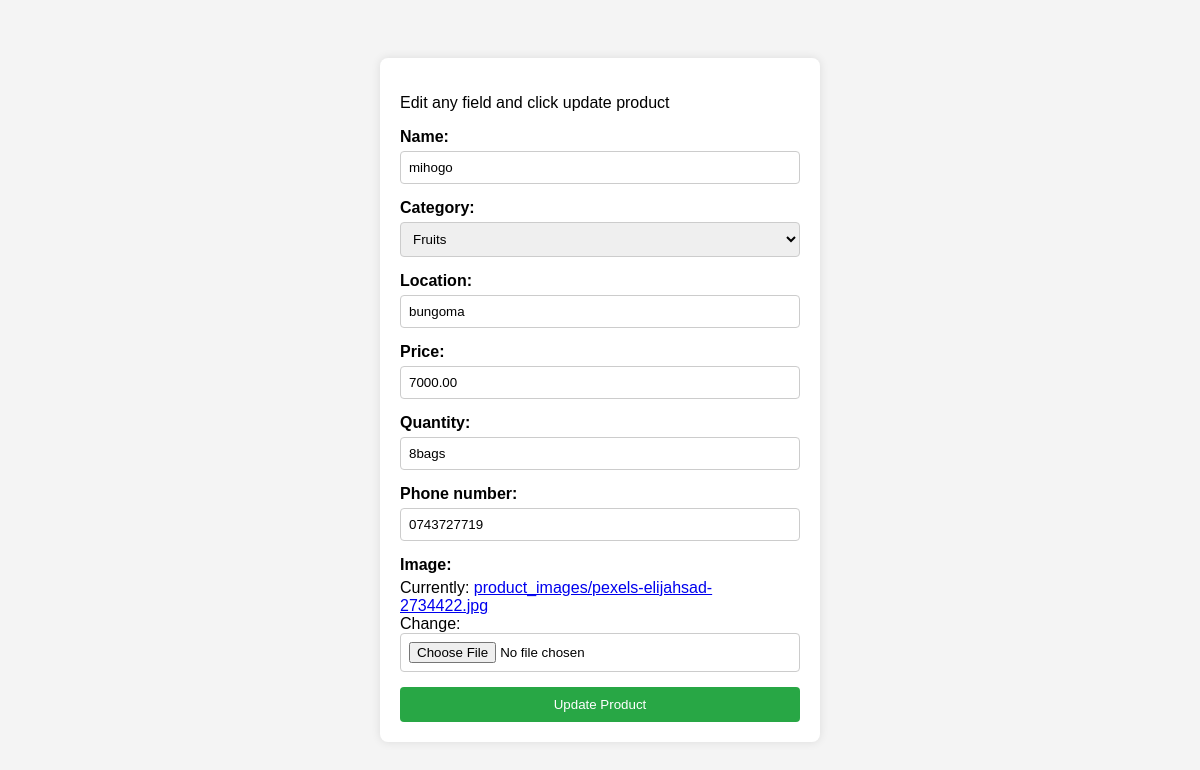
Page /app1/update/4 (signed in) on the earlier database version.
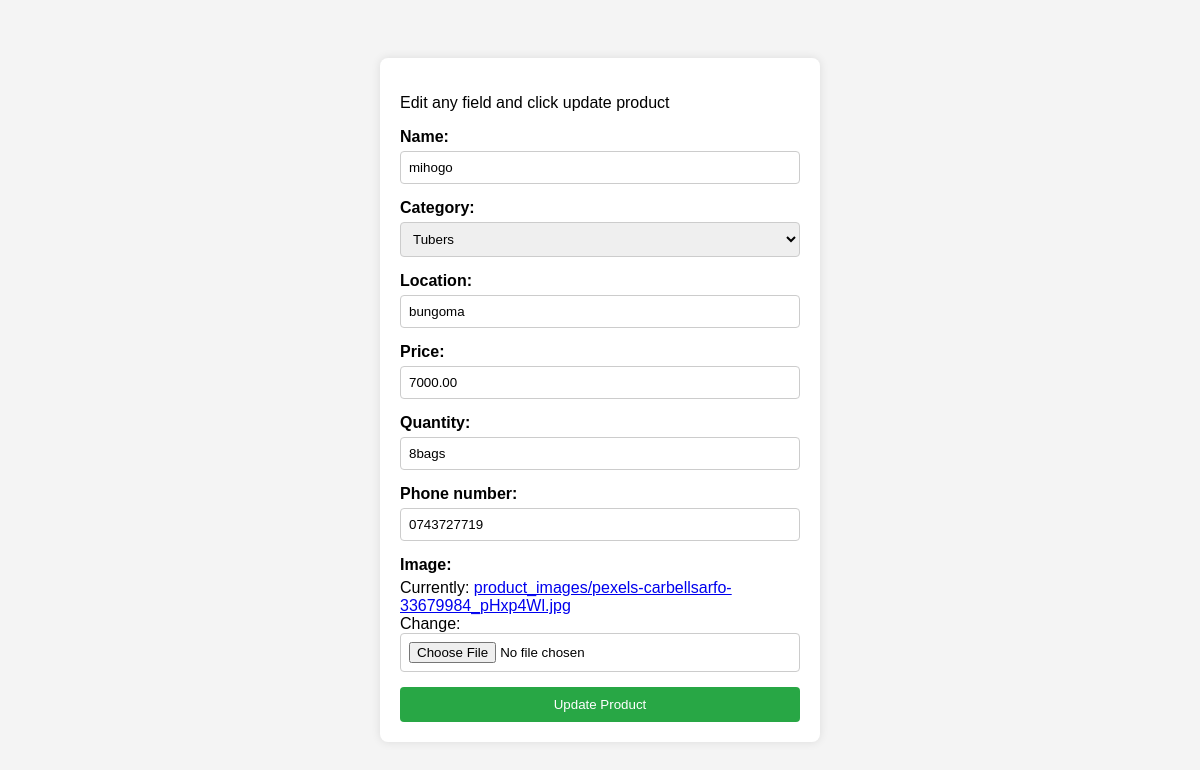
Same page on the later database version.
### app1/models.py (models this page shows, shortened)
class Product(models.Model):
    CATEGORY_CHOICES = [
        ('grains', 'Grains'),
        ('vegetables', 'Vegetables'),
        ('fruits', 'Fruits'),
        ('livestock', 'Livestock'),
        ('tubers', 'Tubers'),
    ]
    seller = models.ForeignKey(User, on_delete=models.CASCADE)
    name = models.CharField(max_length=100)
    category = models.CharField(max_length=50, choices=CATEGORY_CHOICES)
    location = models.CharField(max_length=100)
    price = models.DecimalField(max_digits=10, decimal_places=2)
    quantity = models.CharField(max_length=50) # e.g., "50 bags"
    phone_number = models.CharField(max_length=15)
    image = models.ImageField(upload_to='product_images/') # Requires Pillow installed

### app1/views.py (the view)
# urls.py: path('update/<str:pk>',views.update,name='update'),
@login_required
def update(request, pk):
    product = get_object_or_404(Product, id=pk)
    if product.seller != request.user:
        return redirect('home')
    if request.method == 'POST':
        form = ProductForm(request.POST, request.FILES, instance=product)
        if form.is_valid():
            form.save()
            return redirect('home')
    else:
        form = ProductForm(instance=product)
    return render(request, 'app1/update.html', {'form': form})

### app1/forms.py
class ProductForm(forms.ModelForm):
    class Meta:
        model = Product
        fields = ['name', 'category', 'location', 'price', 'quantity', 'phone_number', 'image']

### app1/context_processors.py (called while the page is built)
def saved_items_processor(request):
    if request.user.is_authenticated:
        saved_items = SavedItem.objects.filter(user=request.user).select_related('product')
        return {'saved_items': saved_items}
    return {'saved_items': []}

### app1/templates/app1/update.html (shortened to what this page needs)
<!DOCTYPE html>
<html lang="en">
<head>
</head>
<body>
    <div class="form-container">
        <p>Edit  any field and click update product</p>
        <form action="" method="POST" enctype="multipart/form-data">
            {% for field in form %}
                <div class="form-group">
                    {{ field.label_tag }}
                    {{ field }}
                </div>
            {% endfor %}
            <button type="submit" class="btn-save">Update Product</button>
        </form>
    </div>
</body>
</html>

Differences in the rows shown:
changed Product "mihogo": category "Fruits" → "Tubers"
Other differences:
text no longer shown: "Currently: product_images/pexels-elijahsad-2734422.jpg Change:"
text now shown: "Currently: product_images/pexels-carbellsarfo-33679984_pHxp4Wl.jpg Change:"
